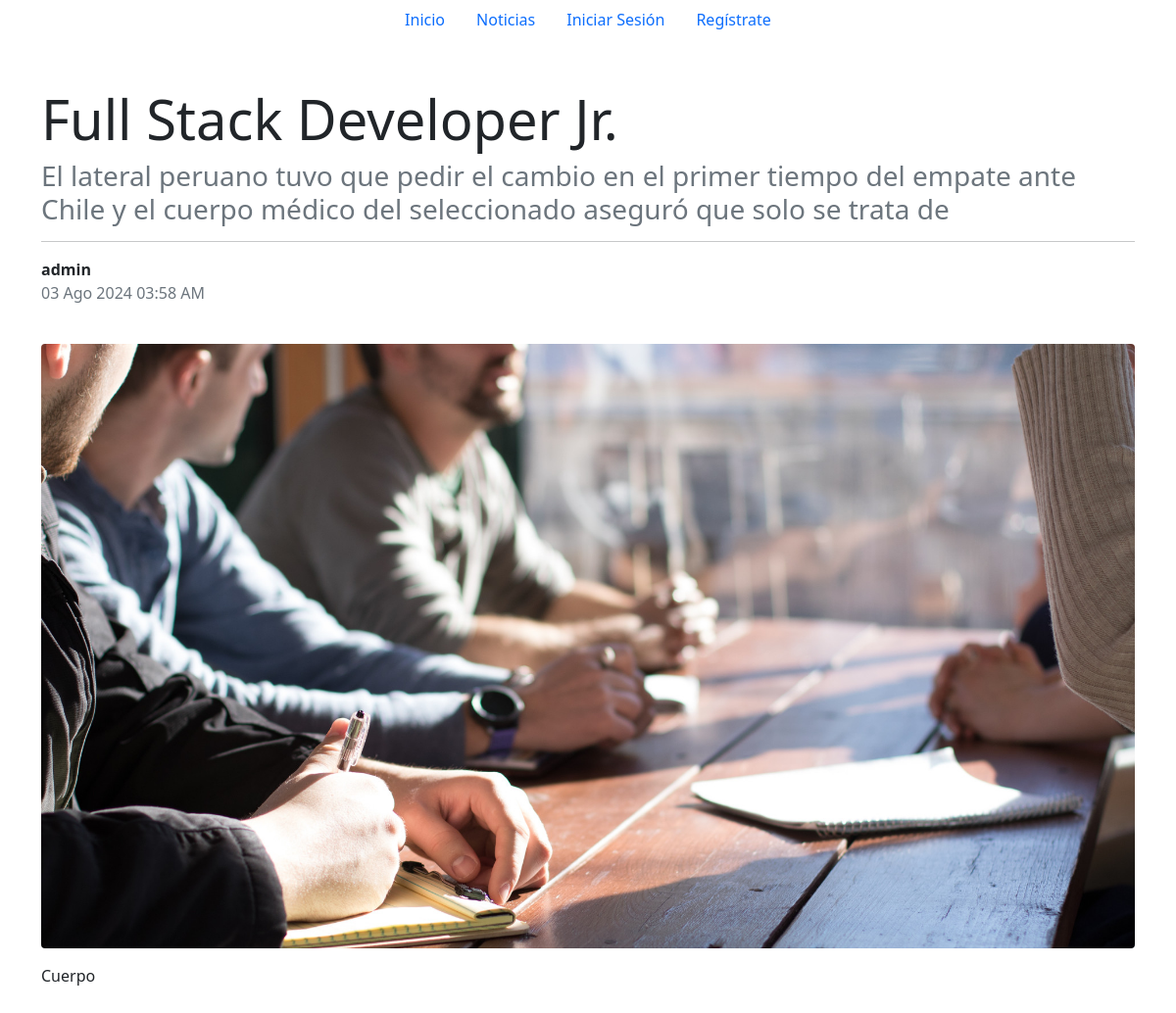
The page /noticias/9/ on the database as committed earlier.
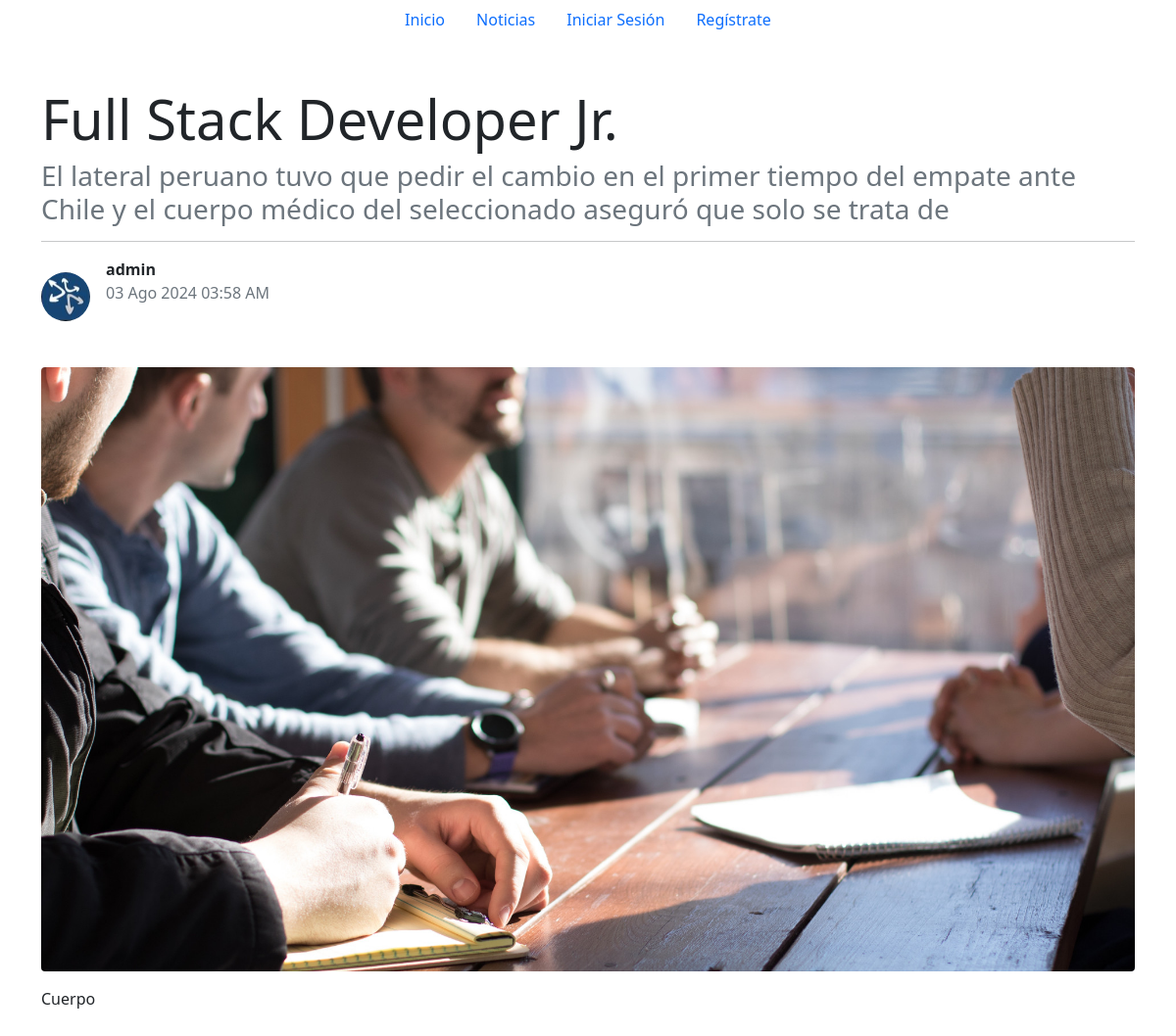
The same page on the database as committed later.
### noticias/models.py (models this page shows, shortened)
class Noticias(models.Model):
    titulo = models.CharField(max_length=150)
    descripcion = models.TextField()
    imagen = models.ImageField()
    equipo = models.ForeignKey(EquipoFutbol, on_delete=models.CASCADE, blank=True, null=True)
    seleccion = models.ForeignKey(Selecciones, on_delete=models.CASCADE, blank=True, null=True)
    cuerpo = RichTextField()
    fecha_subida = models.DateTimeField(auto_now_add=True)
    usuario = models.ForeignKey(settings.AUTH_USER_MODEL, on_delete=models.CASCADE)
    class Meta:
        verbose_name = 'Noticia'
        verbose_name_plural = 'Noticias'
        ordering = ['-fecha_subida']
        indexes = [
            models.Index(fields=['-fecha_subida']),
        ]
        permissions = [
            ("add_noticia", "Puede añadir noticias"),
            ("change_noticia", "Puede cambiar noticias"),
            ("delete_noticia", "Puede borrar noticias"),
        ]

### usuarios/models.py (models this page shows)
class CustomUser(AbstractUser):
    profile_image = models.ImageField(upload_to='profile_images/', null=True, blank=True)
    fecha_nacimiento = models.DateField(null=True, blank=True)
    equipo = models.ForeignKey(EquipoFutbol, on_delete=models.CASCADE, null=True, blank=True)
    twitter = models.CharField(max_length=35, null=True, blank=True)
    celular = models.CharField(max_length=15, null=True, blank=True)
    facebook = models.CharField(max_length=55, null=True, blank=True)
    instagram = models.CharField(max_length=35, null=True, blank=True)
    noticias_publicadas = models.IntegerField(default=0)
    def __str__(self):
        return self.username
    class Meta:
        verbose_name = 'Usuario'
        verbose_name_plural = 'Usuarios'

### noticias/views.py (the view)
# urls.py: path('<int:noticia_id>/', views.ver_noticia, name='ver_noticia'),
def ver_noticia(request, noticia_id): # Ver Noticia
    noticia = get_object_or_404(Noticias, pk=noticia_id)
    return render(request, 'ver_noticia.html', {'noticia' : noticia})

### mundo_futbol/context_processors.py (called while the page is built)
def football_api_key(request):
    return {'FOOTBALL_API_KEY': settings.FOOTBALL_API_KEY}

def user_permissions(request):
    if request.user.is_authenticated:
        return {
            'user_can_create_news': request.user.has_perm('noticias.add_noticia') or request.user.is_staff,
        }
    return {}

### templates/ver_noticia.html (shortened to what this page needs)
{% extends 'base.html' %}
{% block content %}
<div class="container mt-5">
    <div class="row">
        <div class="col-12">
            <h1 class="display-4">{{ noticia.titulo }}</h1>
            <h3 class="text-muted">{{ noticia.descripcion }}</h3>
            <hr>
            <div class="d-flex align-items-center my-3">
                {% if noticia.usuario.profile_image %}
                    <img src="{{ noticia.usuario.profile_image.url }}" class="rounded-circle me-3" width="50" height="50" alt="{{ noticia.usuario }}">
                {% endif %}
                <div>
                    <p class="mb-0"><strong>{{ noticia.usuario }}</strong></p>
                    <p class="text-muted mb-0">{{ noticia.fecha_subida|date:"d M Y h:i A" }}</p>
                    <div class="mt-2">
                    </div>
                </div>
            </div>
            {% if noticia.imagen %}
                <img src="{{ noticia.imagen.url }}" class="img-fluid rounded my-3" alt="{{ noticia.titulo }}">
            {% endif %}
            <div class="content">
                {{ noticia.cuerpo|safe }}
            </div>
        </div>
    </div>
</div>
{% endblock %}

Rows that differ between the two databases and show on the page:
changed through a linked row, Noticias "Full Stack Developer Jr.": usuario.profile_image: picture added
